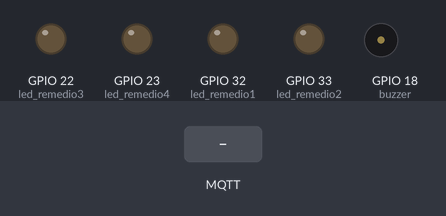
Simulated run of this sketch. Board: ESP32. On the bench: output pins drawn as LEDs (lit = HIGH), buzzer (waves = sounding). Inputs (shaded band) come from the test bench. WiFi joins after 1.5 s; servers stay silent unless stated; no MQTT or app messages arrive unless stated; what the sketch prints to the serial monitor is not drawn.

Above: at 2.7 s.
2.8 s: MQTT message "remedio1" arrives on the first subscribed topic
At 4.0 s:
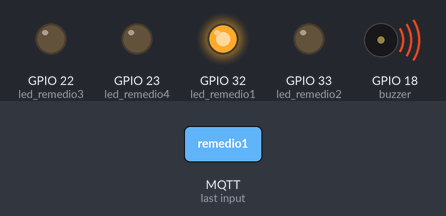
4.3 s: MQTT message "on_led" arrives on the first subscribed topic
At 7.05 s:
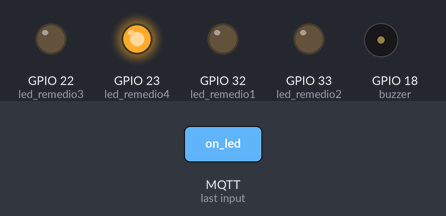
7.3 s: MQTT message "remedio2" arrives on the first subscribed topic
At 7.7 s:
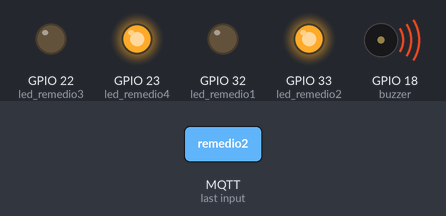
8.8 s: MQTT message "remedio3" arrives on the first subscribed topic
At 11.9 s:
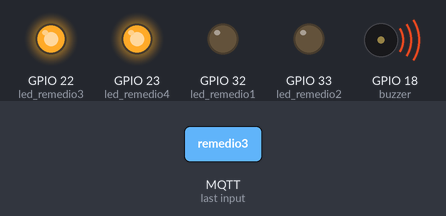
Timing chart, 0 to 16.8 s (numbered marks = the images above; inputs shaded):
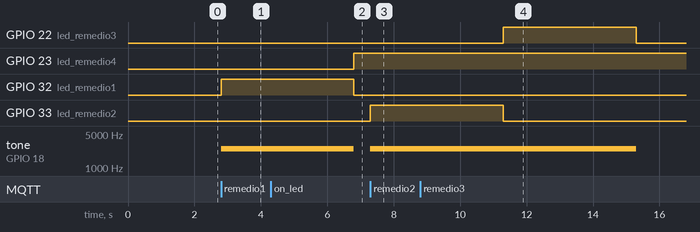

The sketch:

compartimento_inteligente_codigo.ino
```cpp
#include <WiFi.h>
#include <PubSubClient.h>
#include <WiFiClientSecure.h>

// Configurações de rede Wi-Fi
const char* ssid = "SS_ID";
const char* password = "PASSWORD";

// Configurações do HiveMQ Broker
const char* mqtt_server = "SERVER_URL";
const char* mqtt_topic = "TOPIC";
const char* mqtt_username = "USERNAME";
const char* mqtt_password = "PASSWORD_HIVE";
const int mqtt_port = 8883;

WiFiClientSecure espClient;
PubSubClient client(espClient);

// Definição dos pinos
#define led_remedio1  32
#define led_remedio2  33
#define led_remedio3  22
#define led_remedio4  23
#define buzzer        18


// Função de callback para receber mensagens MQTT
void callback(char* topic, byte* payload, unsigned int length) {
  Serial.print("Mensagem recebida: ");
  String message;
  for (int i = 0; i < length; i++) {
    message += (char)payload[i];
  }
  Serial.println(message);

  // Aciona os LEDs e o buzzer com base no tópico recebido
  if (message == "remedio1") {
    acionaLedEBuzzer(led_remedio1, "Remédio 1");
  } else if (message == "remedio2") {
    acionaLedEBuzzer(led_remedio2, "Remédio 2");
  } else if (message == "remedio3") {
    acionaLedEBuzzer(led_remedio3, "Remédio 3");
  } else if (message == "remedio4") {
    acionaLedEBuzzer(led_remedio4, "Remédio 4");
  } else if (message == "on_led") {
    digitalWrite(23, HIGH);  // Ação de ligar um dispositivo (se necessário)
  } else if (message == "off_led") {
    digitalWrite(23, LOW);   // Ação de desligar o dispositivo (se necessário)
  }
}

// Função para conectar ao Wi-Fi
void setup_wifi() {
  delay(10);
  Serial.println("Conectando ao Wi-Fi...");
  WiFi.begin(ssid, password);
  while (WiFi.status() != WL_CONNECTED) {
    delay(500);
    Serial.print(".");
  }
  Serial.println("");
  Serial.println("Wi-Fi conectado.");
}

// Função para reconectar ao broker MQTT
void reconnect() {
  while (!client.connected()) {
    Serial.print("Tentando se reconectar ao MQTT...");
    if (client.connect("ESP32Client", mqtt_username, mqtt_password)) {
      Serial.println("Conectado.");
      client.subscribe(mqtt_topic);  // Inscreve-se no tópico
    } else {
      Serial.print("Falha, rc=");
      Serial.print(client.state());
      Serial.println(" tentando novamente em 5 segundos.");
      delay(5000);
    }
  }
}

// Função para acionar o LED e o buzzer
void acionaLedEBuzzer(int ledPin, const char* nomeRemedio) {
  Serial.println("Entrou");
  digitalWrite(ledPin, HIGH);
  tone(buzzer, 2500);
  Serial.println(nomeRemedio);
  delay(4000);
  digitalWrite(ledPin, LOW);
  noTone(buzzer);
}

void setup() {
  Serial.begin(115200);

  // Configura os pinos dos LEDs como saída
  pinMode(led_remedio1, OUTPUT);
  pinMode(led_remedio2, OUTPUT);
  pinMode(led_remedio3, OUTPUT);
  pinMode(led_remedio4, OUTPUT);
  pinMode(buzzer, OUTPUT);
  pinMode(23, OUTPUT);

  // Conexão ao Wi-Fi e MQTT
  setup_wifi();
  espClient.setInsecure();
  client.setServer(mqtt_server, mqtt_port);
  client.setCallback(callback);
}

void loop() {
  if (!client.connected()) {
    reconnect();
  }
  client.loop();
}
```

Measured:
- after the input at 2.8 s, GPIO 32 (led_remedio1): LOW → HIGH at once; tone on GPIO 18 (buzzer): silent → 2500 Hz at once
- after the input at 4.3 s, GPIO 23 (led_remedio4): LOW → HIGH after 2.5 s
- after the input at 7.3 s, GPIO 33 (led_remedio2): LOW → HIGH at once; tone on GPIO 18 (buzzer): silent → 2500 Hz at once
- after the input at 8.8 s, GPIO 22 (led_remedio3): LOW → HIGH after 2.5 s, → LOW 4.0 s later; tone on GPIO 18 (buzzer): 2500 Hz → silent after 6.5 s instead of 2.5 s
